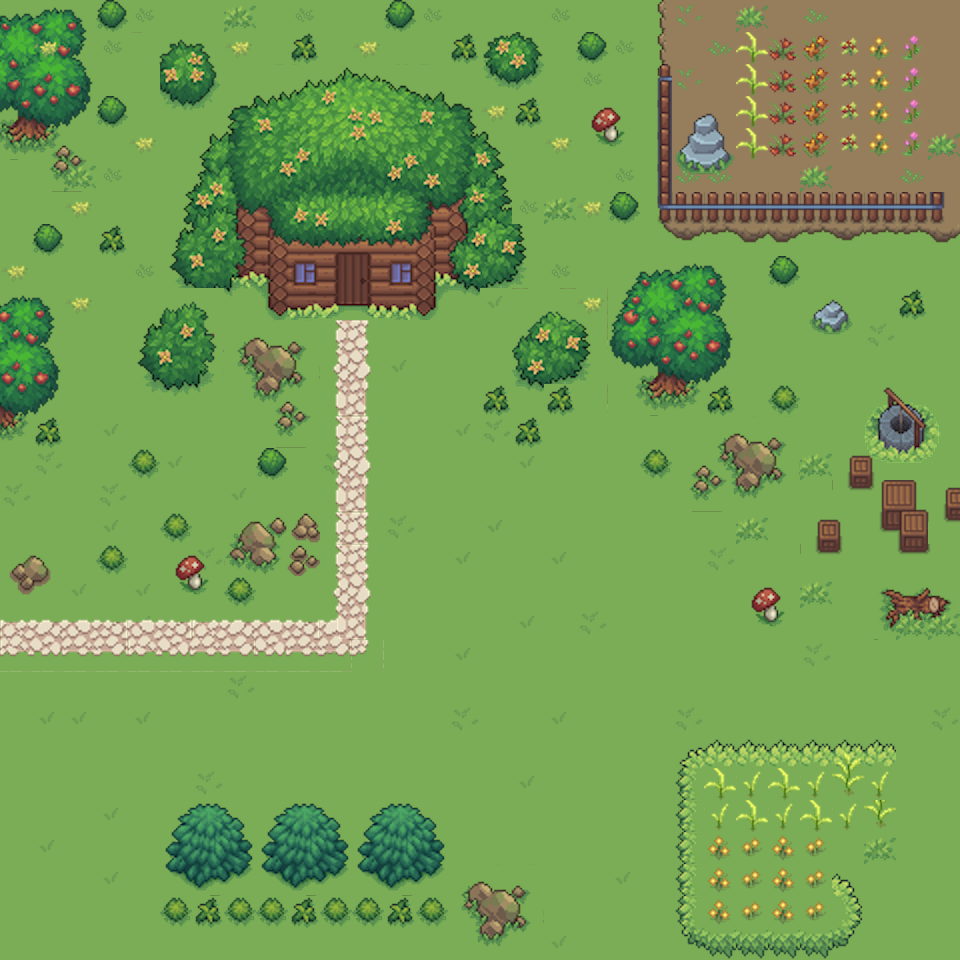

A level layout from a 2D game, rendered from its tile map. Below: a short description, then the map file with tile-grid data replaced by summaries:
An orthogonal 30x30 tile map with 32x32 px tiles, 3 tile layers (floor, base, gate), 2 tilesets.

<map version="1.10" tiledversion="1.12.2" orientation="orthogonal" renderorder="right-down" width="30" height="30" tilewidth="32" tileheight="32" infinite="0" nextlayerid="4" nextobjectid="1">
 <tileset firstgid="1" source="exterior.tsx" />
 <tileset firstgid="970" source="floristhouse.tsx" />
 <layer id="1" name="floor" width="30" height="30">
  <data>[900 cells, 900 non-empty, 2 distinct tile ids]</data>
 </layer>
 <layer id="2" name="base" width="30" height="30">
  <data>[900 cells, 359 non-empty, 206 distinct tile ids]</data>
 </layer>
 <layer id="3" name="gate" width="30" height="30">
  <data>[900 cells, 195 non-empty, 64 distinct tile ids]</data>
 </layer>
</map>
